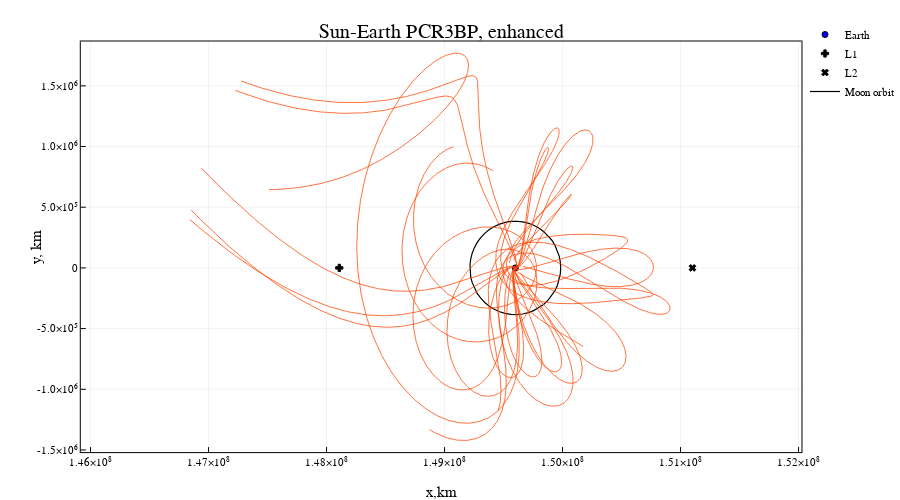

Notebook code for this chart:
### Code cell
ptest = plot(flip=false, aspect_ratio=:equal, size=(900, 500), title="Sun-Earth PCR3BP, enhanced", 
             colorbar_title="tof, day", xlabel="x,km", ylabel="y, km", frame_style=:box)
scale = params.lstar

# Earth
scatter!(ptest, [1.0-mu]*scale, [0.0]*scale, marker=(:circle, 4.5, 3.0), c=:blue, label="Earth")

# Lagrange-points
scatter!(ptest, [lp[1,1]*scale], [lp[1,2]], marker=(:cross, 2.5, 3.0), c=:black, label="L1")
scatter!(ptest, [lp[2,1]*scale], [lp[2,2]], marker=(:xcross, 2.5, 3.0), c=:black, label="L2")

# moon orbit
plot!(ptest, moon_orbit[1,:]*scale, moon_orbit[2,:]*scale, c=:black, lw=1.2, label="Moon orbit")

# color map for trajectory
tofs = []
for sol in sim
    push!(tofs, sol.t[end]*params.tstar/86400.0)
end
segc = LinRange(minimum(tofs), maximum(tofs), length(sim))

# # propagated trajectories
# n_terminated = 0
# for (idx,sol) in enumerate(sim)
#     x_plot, y_plot, _ = list_to_plotarray_3d(sol, 1,2,3)
#     #plot!(ptest, x_plot*scale, y_plot*scale, c=:orangered, label=false, lw=0.75)
#     plot!(ptest, x_plot*scale, y_plot*scale, line_z=segc[idx], c=cgrad(:viridis), label=false, lw=0.75)
# end

# slower trajectory
for idx_slow in idx_slows
    x_plot, y_plot, _ = list_to_plotarray_3d(sim[idx_slow], 1,2,3)
    plot!(ptest, x_plot*scale, y_plot*scale, c=:orangered, label=false, lw=0.75)
end

ptest

### Figure 1 — Plotly figure (JSON) as saved in the notebook; plotly's stock layout.template omitted (floating-point values rounded to 4 significant figures; data arrays with more than 128 entries replaced by an {"elided": "..."} marker saying what was removed)
{"data": [{"colorbar": {"title": "tof, day"}, "legendgroup": "Earth", "marker": {"color": "rgba(0, 0, 255, 1.000)", "line": {"color": "rgba(0, 0, 0, 1.000)", "width": 1}, "size": 6, "symbol": "circle"}, "mode": "markers", "name": "Earth", "showlegend": true, "type": "scatter", "x": [149600000.0], "xaxis": "x1", "y": [0], "yaxis": "y1", "zmax": null, "zmin": null}, {"colorbar": {"title": "tof, day"}, "legendgroup": "L1", "marker": {"color": "rgba(0, 0, 0, 1.000)", "line": {"color": "rgba(0, 0, 0, 1.000)", "width": 1}, "size": 6, "symbol": "cross"}, "mode": "markers", "name": "L1", "showlegend": true, "type": "scatter", "x": [148100000.0], "xaxis": "x1", "y": [0], "yaxis": "y1", "zmax": null, "zmin": null}, {"colorbar": {"title": "tof, day"}, "legendgroup": "L2", "marker": {"color": "rgba(0, 0, 0, 1.000)", "line": {"color": "rgba(0, 0, 0, 1.000)", "width": 1}, "size": 6, "symbol": "x"}, "mode": "markers", "name": "L2", "showlegend": true, "type": "scatter", "x": [151100000.0], "xaxis": "x1", "y": [0], "yaxis": "y1", "zmax": null, "zmin": null}, {"colorbar": {"title": "tof, day"}, "legendgroup": "Moon orbit", "line": {"color": "rgba(0, 0, 0, 1.000)", "dash": "solid", "shape": "linear", "width": 1.2}, "mode": "lines", "name": "Moon orbit", "showlegend": true, "type": "scatter", "x": [150000000.0, 150000000.0, 150000000.0, 150000000.0, 149900000.0, 149900000.0, 149900000.0, 149800000.0, 149800000.0, 149800000.0, 149700000.0, 149700000.0, 149600000.0, 149600000.0, 149500000.0, 149500000.0, 149400000.0, 149400000.0, 149300000.0, 149300000.0, 149300000.0, 149300000.0, 149200000.0, 149200000.0, 149200000.0, 149200000.0, 149200000.0, 149200000.0, 149300000.0, 149300000.0, 149300000.0, 149300000.0, 149400000.0, 149400000.0, 149500000.0, 149500000.0, 149600000.0, 149600000.0, 149700000.0, 149700000.0, 149800000.0, 149800000.0, 149800000.0, 149900000.0, 149900000.0, 149900000.0, 150000000.0, 150000000.0, 150000000.0, 150000000.0], "xaxis": "x1", "y": [0, 49200.0, 97590.0, 144400.0, 188800.0, 230100.0, 267700.0, 300800.0, 329000.0, 351800.0, 368800.0, 379800.0, 384600.0, 383000.0, 375100.0, 361100.0, 341100.0, 315600.0, 284800.0, 249400.0, 209900.0, 166900.0, 121200.0, 73550.0, 24650.0, -24650.0, -73550.0, -121200.0, -166900.0, -209900.0, -249400.0, -284800.0, -315600.0, -341100.0, -361100.0, -375100.0, -383000.0, -384600.0, -379800.0, -368800.0, -351800.0, -329000.0, -300800.0, -267700.0, -230100.0, -188800.0, -144400.0, -97590.0, -49200.0, -9.424e-11], "yaxis": "y1", "zmax": null, "zmin": null}, {"colorbar": {"title": "tof, day"}, "legendgroup": "", "line": {"color": "rgba(255, 69, 0, 1.000)", "dash": "solid", "shape": "linear", "width": 0.75}, "mode": "lines", "name": "", "showlegend": false, "type": "scatter", "x": {"elided": "921 float values"}, "xaxis": "x1", "y": {"elided": "921 float values"}, "yaxis": "y1", "zmax": null, "zmin": null}, {"colorbar": {"title": "tof, day"}, "legendgroup": "", "line": {"color": "rgba(255, 69, 0, 1.000)", "dash": "solid", "shape": "linear", "width": 0.75}, "mode": "lines", "name": "", "showlegend": false, "type": "scatter", "x": {"elided": "943 float values"}, "xaxis": "x1", "y": {"elided": "943 float values"}, "yaxis": "y1", "zmax": null, "zmin": null}, {"colorbar": {"title": "tof, day"}, "legendgroup": "", "line": {"color": "rgba(255, 69, 0, 1.000)", "dash": "solid", "shape": "linear", "width": 0.75}, "mode": "lines", "name": "", "showlegend": false, "type": "scatter", "x": {"elided": "937 float values"}, "xaxis": "x1", "y": {"elided": "937 float values"}, "yaxis": "y1", "zmax": null, "zmin": null}, {"colorbar": {"title": "tof, day"}, "legendgroup": "", "line": {"color": "rgba(255, 69, 0, 1.000)", "dash": "solid", "shape": "linear", "width": 0.75}, "mode": "lines", "name": "", "showlegend": false, "type": "scatter", "x": {"elided": "935 float values"}, "xaxis": "x1", "y": {"elided": "935 float values"}, "yaxis": "y1", "zmax": null, "zmin": null}, {"colorbar": {"title": "tof, day"}, "legendgroup": "", "line": {"color": "rgba(255, 69, 0, 1.000)", "dash": "solid", "shape": "linear", "width": 0.75}, "mode": "lines", "name": "", "showlegend": false, "type": "scatter", "x": {"elided": "964 float values"}, "xaxis": "x1", "y": {"elided": "964 float values"}, "yaxis": "y1", "zmax": null, "zmin": null}, {"colorbar": {"title": "tof, day"}, "legendgroup": "", "line": {"color": "rgba(255, 69, 0, 1.000)", "dash": "solid", "shape": "linear", "width": 0.75}, "mode": "lines", "name": "", "showlegend": false, "type": "scatter", "x": {"elided": "1374 float values"}, "xaxis": "x1", "y": {"elided": "1374 float values"}, "yaxis": "y1", "zmax": null, "zmin": null}, {"colorbar": {"title": "tof, day"}, "legendgroup": "", "line": {"color": "rgba(255, 69, 0, 1.000)", "dash": "solid", "shape": "linear", "width": 0.75}, "mode": "lines", "name": "", "showlegend": false, "type": "scatter", "x": {"elided": "1934 float values"}, "xaxis": "x1", "y": {"elided": "1934 float values"}, "yaxis": "y1", "zmax": null, "zmin": null}, {"colorbar": {"title": "tof, day"}, "legendgroup": "", "line": {"color": "rgba(255, 69, 0, 1.000)", "dash": "solid", "shape": "linear", "width": 0.75}, "mode": "lines", "name": "", "showlegend": false, "type": "scatter", "x": {"elided": "1453 float values"}, "xaxis": "x1", "y": {"elided": "1453 float values"}, "yaxis": "y1", "zmax": null, "zmin": null}, {"colorbar": {"title": "tof, day"}, "legendgroup": "", "line": {"color": "rgba(255, 69, 0, 1.000)", "dash": "solid", "shape": "linear", "width": 0.75}, "mode": "lines", "name": "", "showlegend": false, "type": "scatter", "x": {"elided": "723 float values"}, "xaxis": "x1", "y": {"elided": "723 float values"}, "yaxis": "y1", "zmax": null, "zmin": null}, {"colorbar": {"title": "tof, day"}, "legendgroup": "", "line": {"color": "rgba(255, 69, 0, 1.000)", "dash": "solid", "shape": "linear", "width": 0.75}, "mode": "lines", "name": "", "showlegend": false, "type": "scatter", "x": {"elided": "726 float values"}, "xaxis": "x1", "y": {"elided": "726 float values"}, "yaxis": "y1", "zmax": null, "zmin": null}, {"colorbar": {"title": "tof, day"}, "legendgroup": "", "line": {"color": "rgba(255, 69, 0, 1.000)", "dash": "solid", "shape": "linear", "width": 0.75}, "mode": "lines", "name": "", "showlegend": false, "type": "scatter", "x": {"elided": "811 float values"}, "xaxis": "x1", "y": {"elided": "811 float values"}, "yaxis": "y1", "zmax": null, "zmin": null}, {"colorbar": {"title": "tof, day"}, "legendgroup": "", "line": {"color": "rgba(255, 69, 0, 1.000)", "dash": "solid", "shape": "linear", "width": 0.75}, "mode": "lines", "name": "", "showlegend": false, "type": "scatter", "x": {"elided": "958 float values"}, "xaxis": "x1", "y": {"elided": "958 float values"}, "yaxis": "y1", "zmax": null, "zmin": null}, {"colorbar": {"title": "tof, day"}, "legendgroup": "", "line": {"color": "rgba(255, 69, 0, 1.000)", "dash": "solid", "shape": "linear", "width": 0.75}, "mode": "lines", "name": "", "showlegend": false, "type": "scatter", "x": {"elided": "1820 float values"}, "xaxis": "x1", "y": {"elided": "1820 float values"}, "yaxis": "y1", "zmax": null, "zmin": null}, {"colorbar": {"title": "tof, day"}, "legendgroup": "", "line": {"color": "rgba(255, 69, 0, 1.000)", "dash": "solid", "shape": "linear", "width": 0.75}, "mode": "lines", "name": "", "showlegend": false, "type": "scatter", "x": {"elided": "975 float values"}, "xaxis": "x1", "y": {"elided": "975 float values"}, "yaxis": "y1", "zmax": null, "zmin": null}, {"colorbar": {"title": "tof, day"}, "legendgroup": "", "line": {"color": "rgba(255, 69, 0, 1.000)", "dash": "solid", "shape": "linear", "width": 0.75}, "mode": "lines", "name": "", "showlegend": false, "type": "scatter", "x": {"elided": "716 float values"}, "xaxis": "x1", "y": {"elided": "716 float values"}, "yaxis": "y1", "zmax": null, "zmin": null}, {"colorbar": {"title": "tof, day"}, "legendgroup": "", "line": {"color": "rgba(255, 69, 0, 1.000)", "dash": "solid", "shape": "linear", "width": 0.75}, "mode": "lines", "name": "", "showlegend": false, "type": "scatter", "x": {"elided": "819 float values"}, "xaxis": "x1", "y": {"elided": "819 float values"}, "yaxis": "y1", "zmax": null, "zmin": null}, {"colorbar": {"title": "tof, day"}, "legendgroup": "", "line": {"color": "rgba(255, 69, 0, 1.000)", "dash": "solid", "shape": "linear", "width": 0.75}, "mode": "lines", "name": "", "showlegend": false, "type": "scatter", "x": {"elided": "993 float values"}, "xaxis": "x1", "y": {"elided": "993 float values"}, "yaxis": "y1", "zmax": null, "zmin": null}, {"colorbar": {"title": "tof, day"}, "legendgroup": "", "line": {"color": "rgba(255, 69, 0, 1.000)", "dash": "solid", "shape": "linear", "width": 0.75}, "mode": "lines", "name": "", "showlegend": false, "type": "scatter", "x": {"elided": "980 float values"}, "xaxis": "x1", "y": {"elided": "980 float values"}, "yaxis": "y1", "zmax": null, "zmin": null}, {"colorbar": {"title": "tof, day"}, "legendgroup": "", "line": {"color": "rgba(255, 69, 0, 1.000)", "dash": "solid", "shape": "linear", "width": 0.75}, "mode": "lines", "name": "", "showlegend": false, "type": "scatter", "x": {"elided": "1002 float values"}, "xaxis": "x1", "y": {"elided": "1002 float values"}, "yaxis": "y1", "zmax": null, "zmin": null}, {"colorbar": {"title": "tof, day"}, "legendgroup": "", "line": {"color": "rgba(255, 69, 0, 1.000)", "dash": "solid", "shape": "linear", "width": 0.75}, "mode": "lines", "name": "", "showlegend": false, "type": "scatter", "x": {"elided": "2152 float values"}, "xaxis": "x1", "y": {"elided": "2152 float values"}, "yaxis": "y1", "zmax": null, "zmin": null}], "layout": {"annotations": [{"font": {"color": "rgba(0, 0, 0, 1.000)", "family": "sans-serif", "size": 20}, "rotation": 0, "showarrow": false, "text": "Sun-Earth PCR3BP, enhanced", "x": 0.548, "xanchor": "center", "xref": "paper", "y": 1, "yanchor": "top", "yref": "paper"}], "height": 500, "legend": {"bgcolor": "rgba(255, 255, 255, 1.000)", "bordercolor": "rgba(0, 0, 0, 1.000)", "font": {"color": "rgba(0, 0, 0, 1.000)", "family": "sans-serif", "size": 11}, "tracegroupgap": 0, "x": 1, "y": 1}, "margin": {"b": 20, "l": 0, "r": 0, "t": 20}, "paper_bgcolor": "rgba(255, 255, 255, 1.000)", "plot_bgcolor": "rgba(255, 255, 255, 1.000)", "showlegend": true, "width": 900, "xaxis": {"anchor": "y1", "domain": [0.1004, 0.9956], "gridcolor": "rgba(0, 0, 0, 0.100)", "gridwidth": 0.5, "linecolor": "rgba(0, 0, 0, 1.000)", "mirror": true, "range": [145900000.0, 152000000.0], "showgrid": true, "showline": true, "showticklabels": true, "tickangle": 0, "tickcolor": "rgb(0, 0, 0)", "tickfont": {"color": "rgba(0, 0, 0, 1.000)", "family": "sans-serif", "size": 11}, "tickmode": "array", "ticks": "inside", "ticktext": ["1.46×10⁸", "1.47×10⁸", "1.48×10⁸", "1.49×10⁸", "1.50×10⁸", "1.51×10⁸", "1.52×10⁸"], "tickvals": [146000000, 147000000, 148000000, 149000000, 150000000, 151000000, 152000000], "title": "x,km", "titlefont": {"color": "rgba(0, 0, 0, 1.000)", "family": "sans-serif", "size": 15}, "type": "-", "visible": true, "zeroline": false, "zerolinecolor": "rgba(0, 0, 0, 1.000)"}, "yaxis": {"anchor": "x1", "domain": [0.06065, 0.9532], "gridcolor": "rgba(0, 0, 0, 0.100)", "gridwidth": 0.5, "linecolor": "rgba(0, 0, 0, 1.000)", "mirror": true, "range": [-1518000.0, 1865000.0], "showgrid": true, "showline": true, "showticklabels": true, "tickangle": 0, "tickcolor": "rgb(0, 0, 0)", "tickfont": {"color": "rgba(0, 0, 0, 1.000)", "family": "sans-serif", "size": 11}, "tickmode": "array", "ticks": "inside", "ticktext": ["-1.5×10⁶", "-1.0×10⁶", "-5.0×10⁵", "0", "5.0×10⁵", "1.0×10⁶", "1.5×10⁶"], "tickvals": [-1500000, -1000000, -500000, 0, 500000, 1000000, 1500000], "title": "y, km", "titlefont": {"color": "rgba(0, 0, 0, 1.000)", "family": "sans-serif", "size": 15}, "type": "-", "visible": true, "zeroline": false, "zerolinecolor": "rgba(0, 0, 0, 1.000)"}}}
